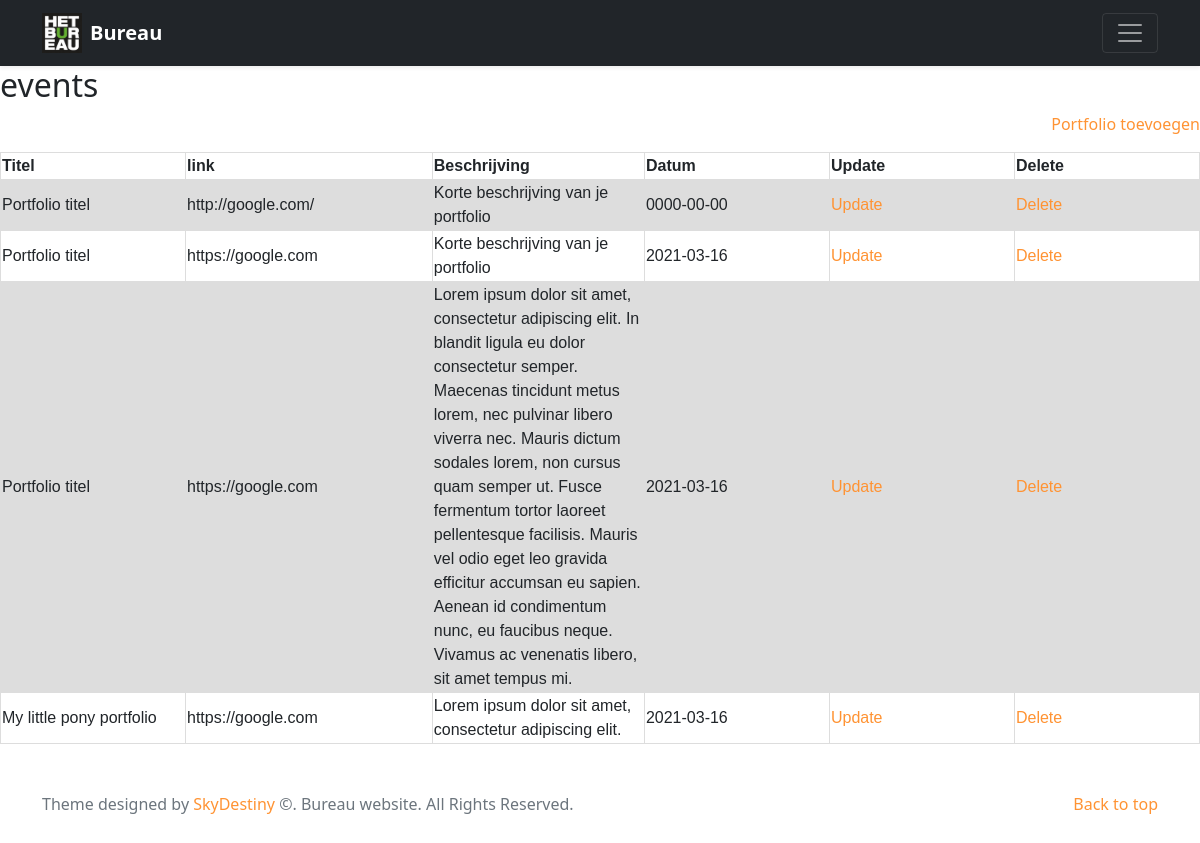
Page /adminpanel/adminPanel.php on the committed database.
### tables this page shows
CREATE TABLE `producten` (
  `id` int(11) NOT NULL,
  `titel` varchar(255) NOT NULL,
  `url` varchar(125) NOT NULL,
  `beschikbaar` text NOT NULL,
  `prijs` date NOT NULL
);

### adminpanel/adminPanel.php (the view, shortened to what this page needs)
<?php
require("config/conn.php");
?>
<!DOCTYPE html>
<html lang="en">
<head>
  <link href="../assets2/dist/css/bootstrap.min.css" rel="stylesheet">
  <link rel="stylesheet" type="text/css" href="css/style.css">
<body>
<header>
  <div class="navbar navbar-dark bg-dark shadow-sm">
    <div class="container">
      <a href="https://www.glu.nl/" target="BLANK_" class="navbar-brand d-flex align-items-center">
        <img src="../assets/img/bureaulogo.jpg" width="40" height="40" fill="none" stroke="currentColor" stroke-linecap="round" stroke-linejoin="round" stroke-width="2" aria-hidden="true" class="me-2" viewBox="0 0 24 24"><path d="M23 19a2 2 0 0 1-2 2H3a2 2 0 0 1-2-2V8a2 2 0 0 1 2-2h4l2-3h6l2 3h4a2 2 0 0 1 2 2z"/><circle cx="12" cy="13" r="4"/>
        <strong>Bureau</strong>
      </a>
      <button class="navbar-toggler" type="button" data-bs-toggle="collapse" data-bs-target="#navbarHeader" aria-controls="navbarHeader" aria-expanded="false" aria-label="Toggle navigation">
        <span class="navbar-toggler-icon"></span>
      </button>
    </div>
  </div>
</header>
    <h2>events</h2>
    <p align="right"><a href="toevoegen.php">Portfolio toevoegen</a></p>
<?php
echo "
    <table>
    <tr>
        <th>Titel</th>
        <th>link</th>
        <th>Beschrijving</th>
        <th>Datum</th>
        <th>Update</th>
        <th>Delete</th>
    </tr>";
$results = "SELECT * FROM `producten`";
$result = mysqli_query($conn, $results) or die(mysqli_error($conn));
while ($row = $result->fetch_assoc()) {
        echo "<tr>
            <td>" . $row['titel'] . "</td>
            <td>" . $row['url'] . "</td>
            <td>" . $row['beschikbaar'] . "</td>
            <td>" . $row['prijs'] . "</td>
            <td><a href=\"wijzigen.php?id=".$row['id']."\">Update</a></td>
            <td><a href=\"verwijder.php?id=".$row['id']."\">Delete</a></td>
        </tr>";
}
echo "</table>";
?>
<footer class="text-muted py-5">
  <div class="container">
    <p class="float-end mb-1 align-items-start">
      <a href="#">Back to top</a>
    </p>
    <p class="mb-1">Theme designed by <a href="http://u532431.gluweb.nl/portfolio/" target="BLANK_">SkyDestiny</a> &copy;. Bureau website. All Rights Reserved.</p>
  </div>
</footer>
  </body>
</html>

### adminpanel/css/style.css (style rules this page uses)
table { font-family: arial, sans-serif; border-collapse: collapse; width: 100%; }
td, th { border: 1px solid #dddddd; text-align: left; width:6%; }
a { text-decoration: none; color: #ff9333; }
tr:nth-child(even) { background-color: #dddddd; }

### rows in the picture
producten: titel "Portfolio titel", url "http://google.com/", beschikbaar "Korte beschrijving van je portfolio", prijs "0000-00-00"
producten: titel "Portfolio titel", url "https://google.com", beschikbaar "Korte beschrijving van je portfolio", prijs "2021-03-16"
producten: titel "Portfolio titel", url "https://google.com", beschikbaar "Lorem ipsum dolor sit amet, consectetur adipiscing elit. In blandit ligula eu dolor consectetur semper. Maecenas tincidunt metus lorem, nec pulvinar libero viverra nec. Mauris dictum sodales lorem, non cursus quam semper ut. Fusce fermentum tortor laoreet pellentesque facilisis. Mauris vel odio eget leo gravida efficitur accumsan eu sapien. Aenean id condimentum nunc, eu faucibus neque. Vivamus ac venenatis libero, sit amet tempus mi.", prijs "2021-03-16"
producten: titel "My little pony portfolio", url "https://google.com", beschikbaar "Lorem ipsum dolor sit amet, consectetur adipiscing elit.", prijs "2021-03-16"
